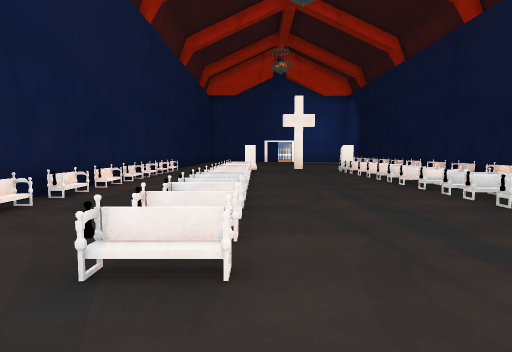
view 1 (above)

16 first-person views from a walk through a 3-D level made in the Unity game engine. The camera is 1.3 m above the floor, tilts 4° down and sees 75° across. Doors are open. The floor is counted in squares, 2 m on a side. Each view is taken from the middle of a square. On the plan, view 1 faces up. The plan holds only what a view shows up to about 10 squares ahead; the rest is blank. The place goes on beyond the plan. The player is left out. Some animated figures are not drawn. Some surface patterns are stand-ins.

view 2
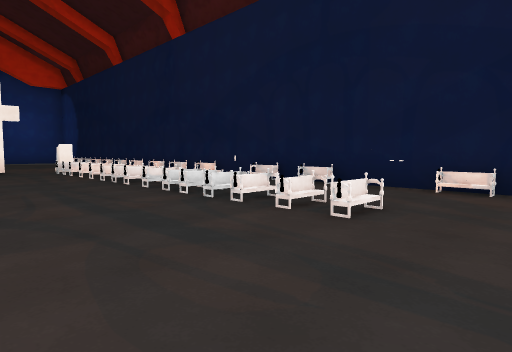

view 3
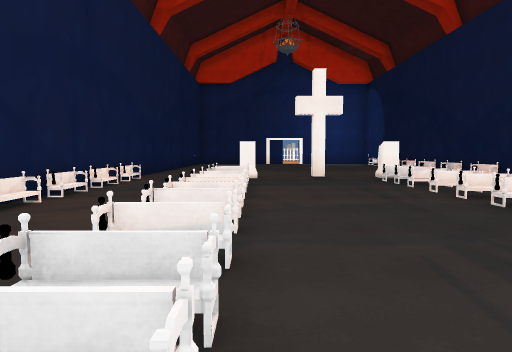

view 4
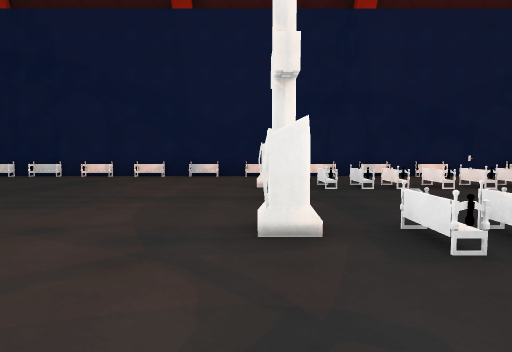

view 5
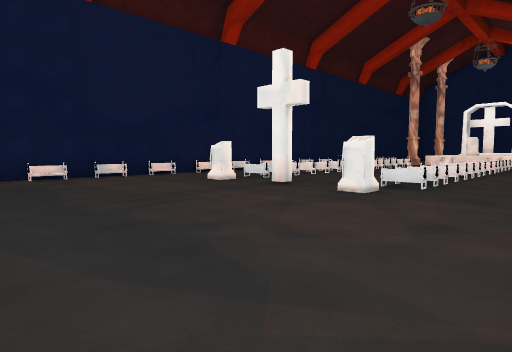

view 6
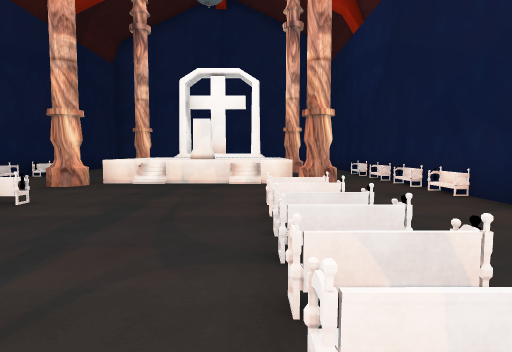

view 7
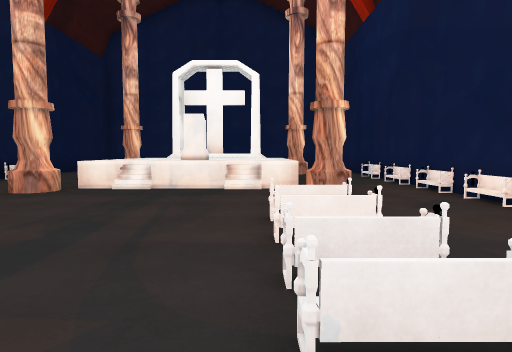

view 8
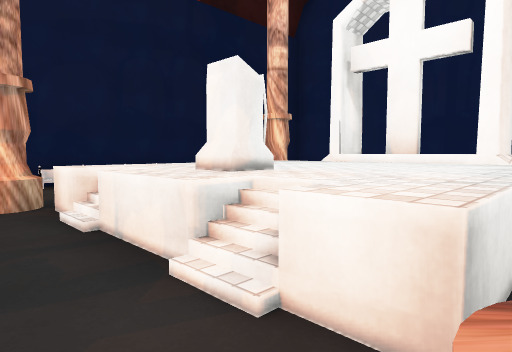

view 9
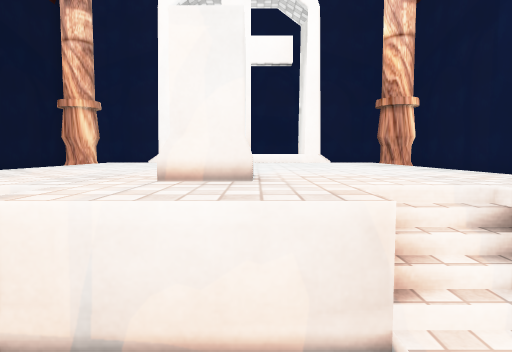

view 10
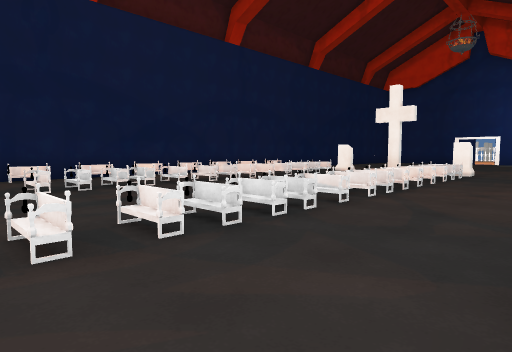

view 11
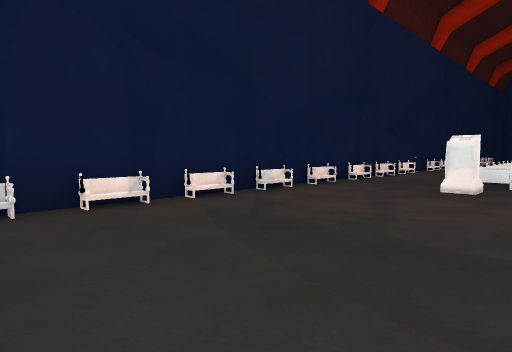

view 12
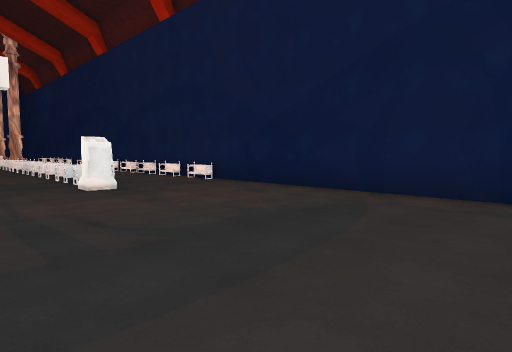

view 13
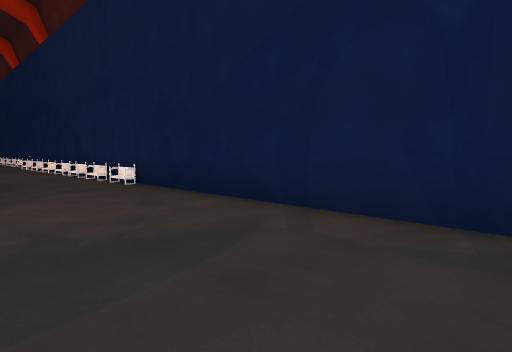

view 14
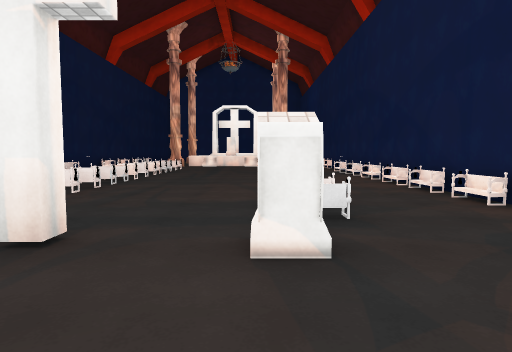

view 15
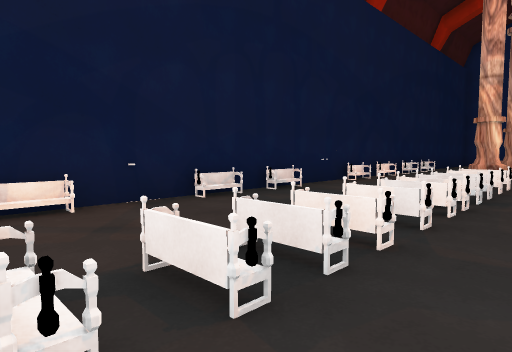

view 16
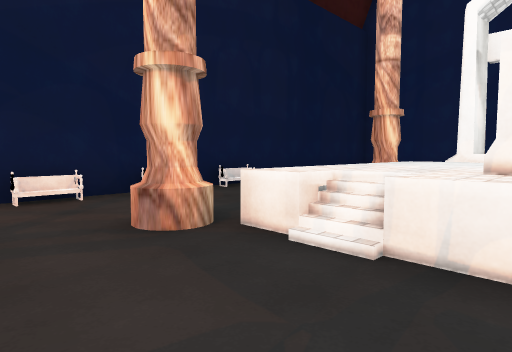

### Floor plan
Key: @ floor where view 1 was taken; # wall or solid block; x gap in a wall; . main floor; : floor 0.25 m higher than the main floor; + floor 1 m higher than the main floor; / step, stairs or slope; = window, fence, low wall or low ledge; ^ raised ledge; O other object.
Columns run from 4 left of view 1 to 7 right of it. Each row starts with its distance up from view 1.
 19 #.........O
 18 #..........#
 17 #.........O#
 16 #.........O#
 15 #.........##
 14 #.........O
 13 #...O..O..O#
 12 #O.O/..O...#
 11 #..//..O..O#
 10 #O./O..O../#
  9 #O.O/..O..O#
  8 #O.O/..O..O#
  7 ##.O/..O...#
  6 #O.O/..O..:#
  5  O.O/..O..O#
  4 ##.O/..O..O#
  3 #O.O...O...#
  2 #..OO...O..#
  1 #.........O#
  0 #O..@...../#
 -1 #O.#=.=x#..#
 -2 #/.//O++../#
 -3 #O.//+++../#
 -4 #/ //+++ .O#
 -5 #. #=^^x   #
 -6 #   #^^##  #
 -7 #          #
 -8 #          #
 -9 #          #
-10  #########

Where each view was taken, in squares from view 1:
view 1: 0 up, 0 right, facing up
view 2: 0 up, 0 right, facing up-right
view 3: 4 up, 0 right, facing up
view 4: 13 up, 3 left, facing right
view 5: 18 up, 3 left, facing down-right
view 6: 6 up, 0 right, facing down
view 7: 5 up, 0 right, facing down
view 8: 0 up, 1 left, facing down-right
view 9: 0 up, 1 right, facing down
view 10: 2 up, 6 right, facing up-left
view 11: 19 up, 2 right, facing down-right
view 12: 19 up, 2 right, facing down-left
view 13: 19 up, 0 right, facing down-left
view 14: 15 up, 0 right, facing down
view 15: 9 up, 2 right, facing down-right
view 16: 1 up, 1 right, facing down-right
